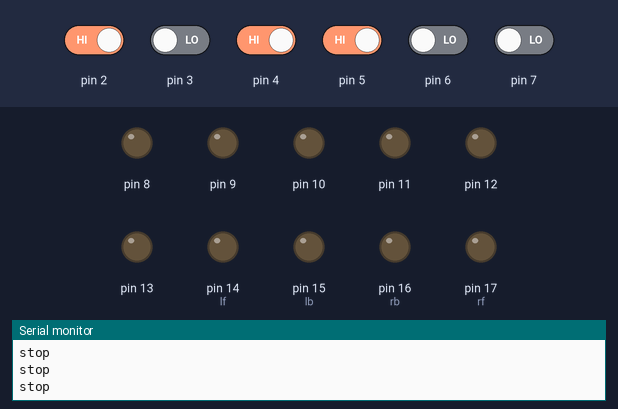
The sketch below on a simulated Arduino Uno, built with avr-gcc and run on an emulated ATmega328P. On the bench: output pins drawn as LEDs (lit = HIGH), the last lines printed to the serial monitor. The test bench sets the inputs (shaded band); at power-on: pin 2, pin 4, pin 5 HIGH, pin 3, pin 6, pin 7 LOW.

Above: at 1.2 s.
1.3 s: pin 3 driven HIGH
At 1.8 s:
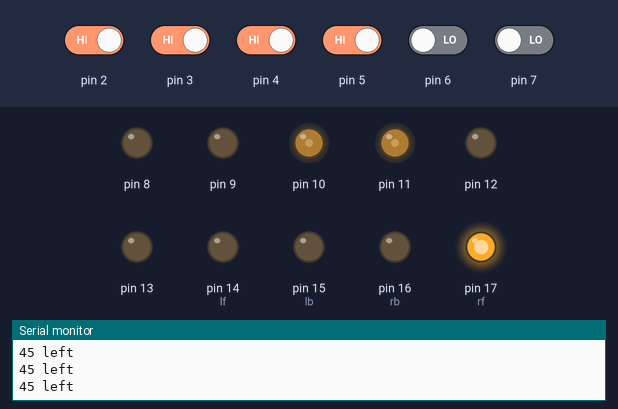
2.8 s: pin 2 driven LOW
At 4.0 s:
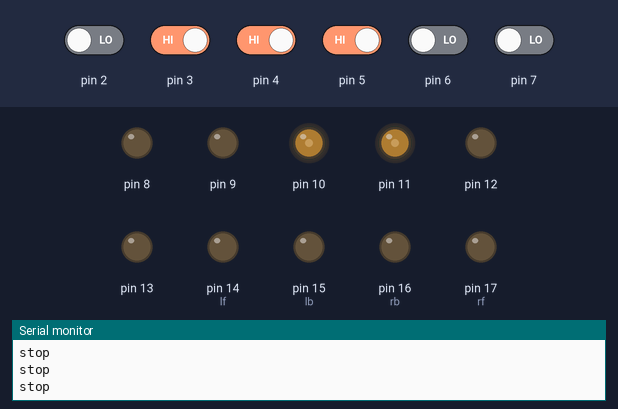
4.3 s: pin 4 driven LOW
7.3 s: pin 5 driven LOW
At 7.6 s:
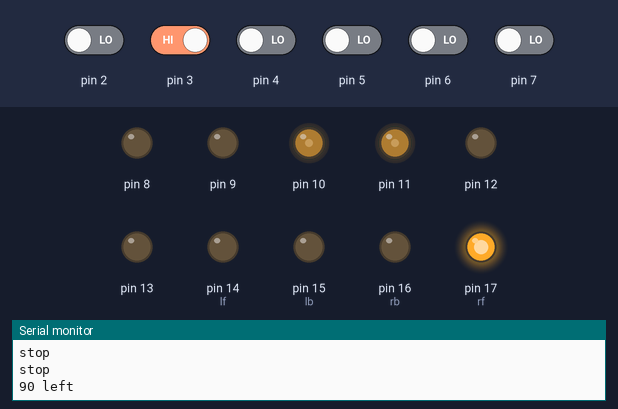
8.8 s: pin 6 driven HIGH
At 9.8 s:
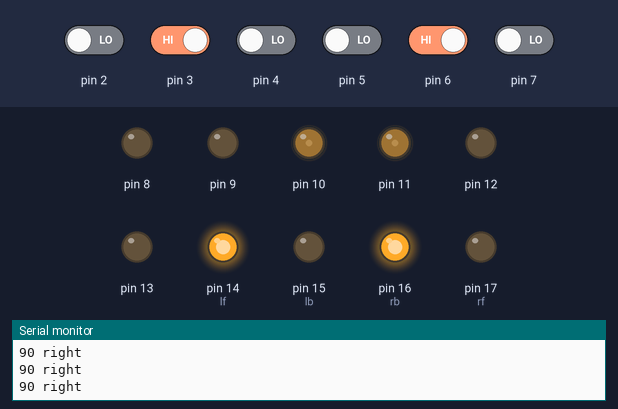
10.3 s: pin 2 driven HIGH
At 11.1 s:
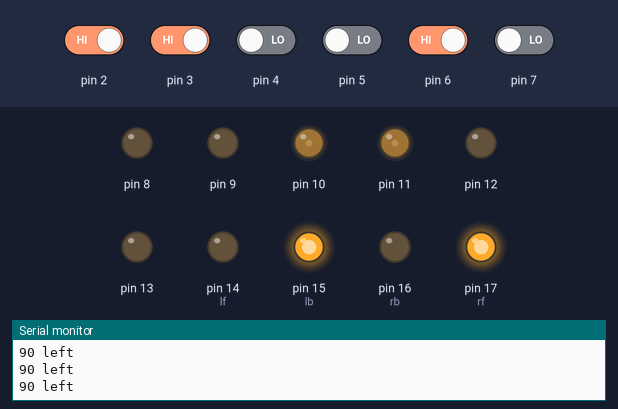
Timing chart, 0 to 12.8 s (numbered marks = the images above; inputs shaded):
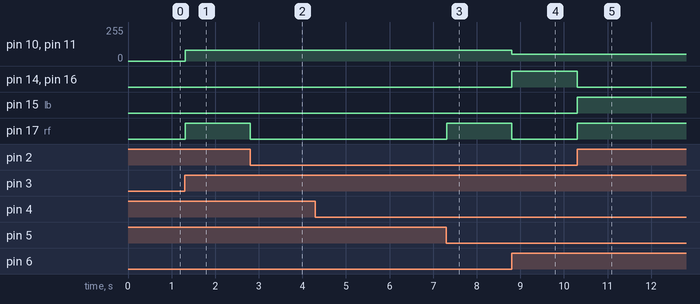

The sketch:

LFR_6s_actute_obtuse.ino
```cpp
int f=0,rf=17,rb=16,lf=14,lb=15;//rf-right motor front,rb-right motor back,lf-left motor front,lb-left motor back
//Right motor - 10, left motor - 11
void setup() {
Serial.begin(9600);
for(int i=2;i<18;i++)
pinMode(i,i<8?INPUT:OUTPUT);
}

void loop() {
  if(!f||f&&digitalRead(3)&&!digitalRead(4)&&!digitalRead(5)&&digitalRead(6))
  if(!digitalRead(2)&&digitalRead(3)&&!digitalRead(4)&&!digitalRead(5)&&digitalRead(6))
{
digitalWrite(rf,LOW);
  digitalWrite(rb,HIGH);
  digitalWrite(lb,LOW);
  digitalWrite(lf,HIGH);/*
  digitalWrite(rf,LOW);
  digitalWrite(rb,HIGH);
  digitalWrite(lb,LOW);
  digitalWrite(lf,HIGH);*/
  analogWrite(11,50);
  analogWrite(10,50);
  f=1;
  //delay(200);
  Serial.println("90 right");
while(!(digitalRead(3)&&!digitalRead(4)&&!digitalRead(5)&&digitalRead(6)));delay(50);}
else if(digitalRead(3)&&!digitalRead(4)&&!digitalRead(5)&&digitalRead(6)&&!digitalRead(7))
{
digitalWrite(rf,HIGH);
  digitalWrite(rb,LOW);
  digitalWrite(lb,HIGH);
  digitalWrite(lf,LOW);/*
  digitalWrite(rf,HIGH);
  digitalWrite(rb,LOW);
  digitalWrite(lb,HIGH);
  digitalWrite(lf,LOW);*/
  analogWrite(11,50);
  analogWrite(10,50);
  f=1;
  Serial.println("90 left");
while(!(digitalRead(3)&&!digitalRead(4)&&!digitalRead(5)&&digitalRead(6)));delay(50);}
else if(digitalRead(3)&&!digitalRead(4)&&!digitalRead(5)&&digitalRead(6)||!digitalRead(3)&&!digitalRead(4)&&!digitalRead(5)&&!digitalRead(6))//Forward
{
  digitalWrite(rf,HIGH);
  digitalWrite(rb,LOW);
  digitalWrite(lb,LOW);
  digitalWrite(lf,HIGH);
  analogWrite(11,50);
  analogWrite(10,50);
  f=0;
  Serial.println("Forward");
}
else if(digitalRead(3)&&!digitalRead(4)&&!digitalRead(5)&&!digitalRead(6)&&!digitalRead(7))//90 left
{
  digitalWrite(rf,HIGH);
  digitalWrite(rb,LOW);
  digitalWrite(lb,LOW);
  digitalWrite(lf,LOW);/*
  digitalWrite(rf,HIGH);
  digitalWrite(rb,LOW);
  digitalWrite(lb,HIGH);
  digitalWrite(lf,LOW);*/
  analogWrite(11,80);
  analogWrite(10,80);
  f=1;
  Serial.println("90 left");
  //delay(200);
}
else if(!digitalRead(2)&&!digitalRead(3)&&!digitalRead(4)&&!digitalRead(5)&&digitalRead(6))//90 right
{
  digitalWrite(rf,LOW);
  digitalWrite(rb,LOW);
  digitalWrite(lb,LOW);
  digitalWrite(lf,HIGH);/*
  digitalWrite(rf,LOW);
  digitalWrite(rb,HIGH);
  digitalWrite(lb,LOW);
  digitalWrite(lf,HIGH);*/
  analogWrite(11,80);
  analogWrite(10,80);
  f=1;
  //delay(200);
  Serial.println("90 right");
}
else if(digitalRead(3)&&!digitalRead(4)&&!digitalRead(5)&&!digitalRead(6)||digitalRead(2)&&digitalRead(3)&&digitalRead(4)&&(!digitalRead(5)||!digitalRead(6)||!digitalRead(7)))//45 left
{
  digitalWrite(rf,HIGH);
  digitalWrite(rb,LOW);
  digitalWrite(lb,LOW);
  digitalWrite(lf,LOW);
  analogWrite(11,80);
  analogWrite(10,80);
  Serial.println("45 left");
}
else if(!digitalRead(3)&&!digitalRead(4)&&!digitalRead(5)&&digitalRead(6)||(!digitalRead(2)||!digitalRead(3)||!digitalRead(4))&&digitalRead(5)&&digitalRead(6)&&digitalRead(7))//45 right
{
  digitalWrite(rf,LOW);
  digitalWrite(rb,LOW);
  digitalWrite(lb,LOW);
  digitalWrite(lf,HIGH);
  analogWrite(11,80);
  analogWrite(10,80);
  Serial.println("45 right");
}
else //stop
{
  digitalWrite(rf,LOW);
  digitalWrite(rb,LOW);
  digitalWrite(lb,LOW);
  digitalWrite(lf,LOW);
  Serial.println("stop");
}
else if(digitalRead(2)&&digitalRead(3)&&!digitalRead(4)&&digitalRead(5)&&digitalRead(6)&&digitalRead(7))
{
  digitalWrite(rf,HIGH);
  digitalWrite(rb,LOW);
  digitalWrite(lb,LOW);
  digitalWrite(lf,LOW);/*
  digitalWrite(rf,LOW);
  digitalWrite(rb,HIGH);
  digitalWrite(lb,LOW);
  digitalWrite(lf,HIGH);*/
  analogWrite(11,80);
  analogWrite(10,80);
  f=1;
}
else if(digitalRead(3)&&digitalRead(2)&&!digitalRead(5)&&digitalRead(4)&&digitalRead(6)&&digitalRead(7))
{
  digitalWrite(rf,LOW);
  digitalWrite(rb,LOW);
  digitalWrite(lb,LOW);
  digitalWrite(lf,HIGH);/*
  digitalWrite(rf,HIGH);
  digitalWrite(rb,LOW);
  digitalWrite(lb,HIGH);
  digitalWrite(lf,LOW);*/
  analogWrite(11,80);
  analogWrite(10,80);
  f=1;
}
delay(10);
}
```

Measured:
- after the input at 1.3 s, pin 10, pin 11: 0/255 → 80/255 at once; pin 17 (rf): LOW → HIGH at once
- after the input at 2.8 s, pin 17 (rf): HIGH → LOW at once
- after the input at 7.3 s, pin 17 (rf): LOW → HIGH at once
- after the input at 8.8 s, pin 10, pin 11: 80/255 → 50/255 at once; pin 14 (lf), pin 16 (rb): LOW → HIGH at once; pin 17 (rf): HIGH → LOW at once
- after the input at 10.3 s, pin 14 (lf), pin 16 (rb): HIGH → LOW at once; pin 15 (lb), pin 17 (rf): LOW → HIGH at once
